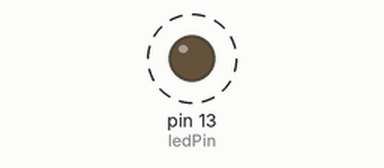
Simulated run of this sketch. Board: Arduino Uno, built with avr-gcc and run on an emulated ATmega328P. On the bench: output pins drawn as LEDs (lit = HIGH). Dashed ring = blinking. Pins used as bus, display or sensor lines are not drawn; what the sketch prints to the serial monitor is not drawn.

Above: at 2.3 s.
Timing chart, 0 to 5.2 s (numbered marks = the images above):
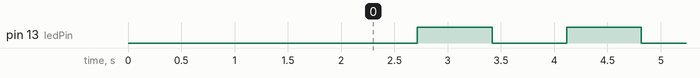

The sketch:

blank.pde
```cpp
int ledPin = 13;                // LED connected to digital pin 13
int resetPin = 7;                  // BT module uses pin 7 for reset

void setup()
{
  pinMode(ledPin, OUTPUT);      // sets the digital pin as output
  pinMode(resetPin, OUTPUT);
  Serial.begin(115200);        // start serial at 115200 kbs

  digitalWrite(resetPin, HIGH);
  delay(10);
  digitalWrite(resetPin, LOW);
  delay(2000);

  Serial.println("SET BT PAGEMODE 3 2000 1");
  Serial.println("SET BT NAME ArduinoBT");
  Serial.println("SET BT ROLE 0 f 7d00");
  Serial.println("SET CONTROL ECHO 0");
  Serial.println("SET BT AUTH * 12345");


//  Serial.println("SET CONTROL ESCAPE - 00 1");

  Serial.println("SET CONTROL ESCAPE 43 00 0");

}

int number = 33; // first visible character '!' is #33

void loop()
{
  number++; // to the next character

  digitalWrite(ledPin, number % 2);

  delay(700); // allow some time for the Serial data to be sent
}
```

Measured:
- by itself, pin 13 (ledPin): alternates HIGH for 0.70 s and LOW for 0.70 s
